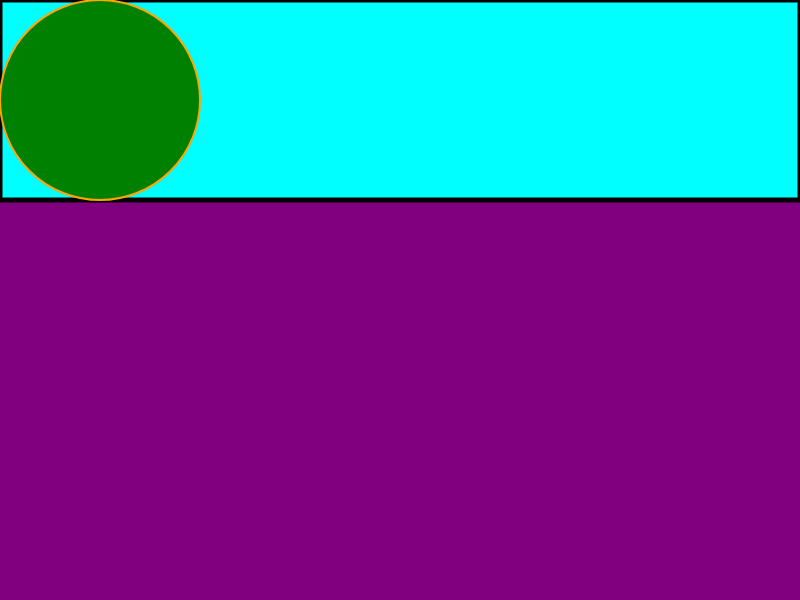
Frame 1 (no input)
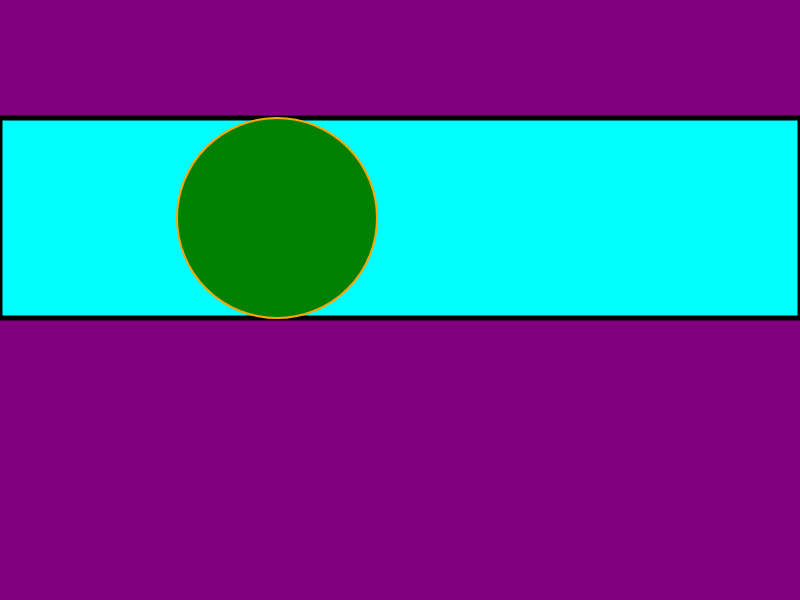
Frame 60 (no input)
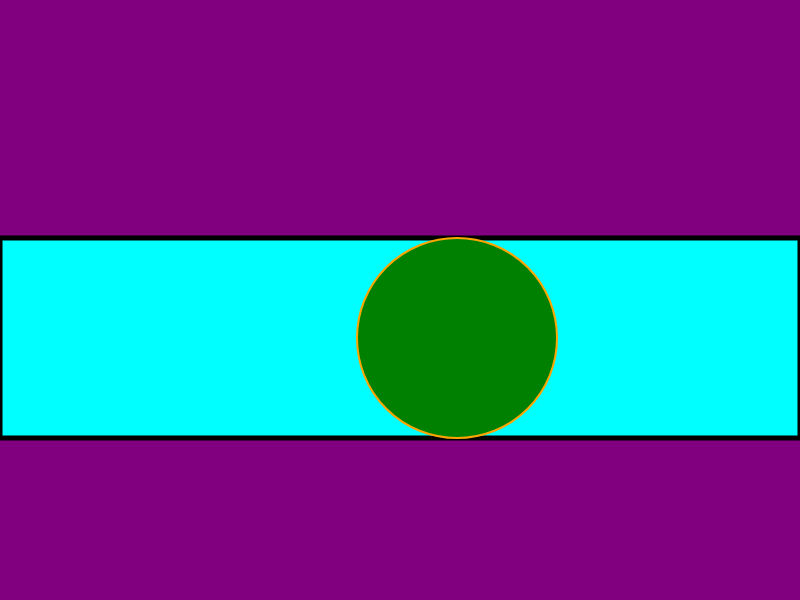
Frame 120 (the mouse pressed at the canvas centre since frame 60)

The p5.js sketch that drew these frames (run headless with seeded random() and noise() and a simulated clock; from frame 60 on, the mouse is pressed at the canvas centre):

// p5.js sketch
// ── sketch.js
let x  = 0; //global avariables
let y = 0;
let x2 = 0
let y2 = 0;
let x3 = 0;
let y3 = 0;
let dir1 = 1
let dir2 = 2
let dir3 = 1

function setup() //only executes once, executes first
{
  createCanvas(800, 600);
}

function draw()  //executes after setup, 30 times a second
{ 
  
  background("purple");

  stroke("black");
  strokeWeight(5)
  fill("cyan");
  rect(0,y,800,200);


  y = y+ dir1 * 2 ;

  if(y <= 0)
  {
    dir1 = 1
   
  }
  else if(y > 400)
  {
    dir1 = -1
   
  }

  stroke("orange");
  fill("green");
  strokeWeight(2)
  circle(x3+100,y3+100,200);

  x3 = x3 + dir3*3
  y3 = y3 + dir3*2

  if(y3 <= 0)
  {
   dir3 = 1
  }
  else if(y3 > 400)
  {
  dir3 = -1
  }

  
 /* stroke("red");
  fill("yellow")
  strokeWeight(10)
  triangle(0,0,800,0,400,200)

  stroke("red");
  fill("yellow")
  strokeWeight(7)
  triangle(0,600,400,400,800,600)*/


}
